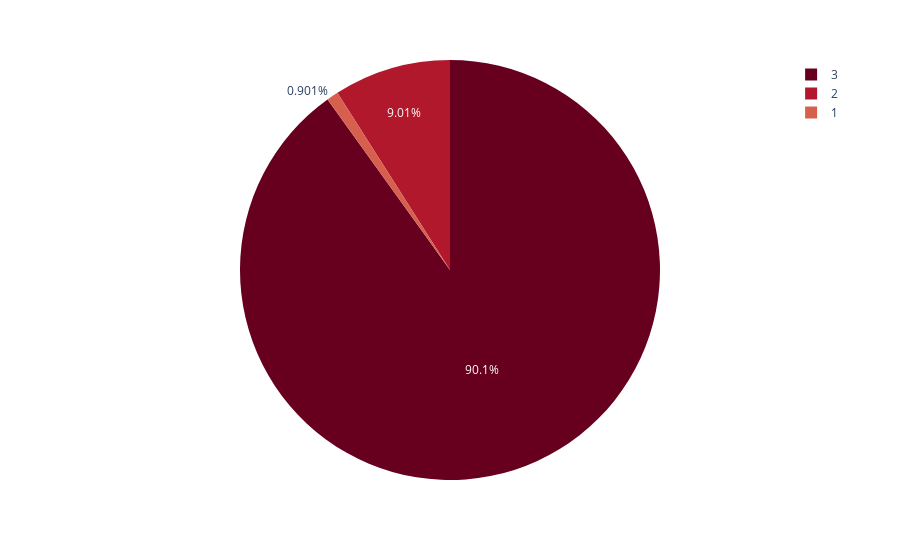

Notebook code cell kept with this figure:
### Code cell
import plotly.express as px

fig = px.pie(df, values='visitors', names='date', color_discrete_sequence=px.colors.sequential.RdBu)
fig.show()

### Figure 1 — Plotly figure (JSON) as saved in the notebook; plotly's stock layout.template omitted (floating-point values rounded to 4 significant figures)
{"data": [{"domain": {"x": [0, 1], "y": [0, 1]}, "hovertemplate": "date=%{label}<br>visitors=%{value}<extra></extra>", "labels": ["1", "2", "3"], "legendgroup": "", "name": "", "showlegend": true, "type": "pie", "values": [1, 10, 100]}], "layout": {"legend": {"tracegroupgap": 0}, "margin": {"t": 60}, "piecolorway": ["rgb(103,0,31)", "rgb(178,24,43)", "rgb(214,96,77)", "rgb(244,165,130)", "rgb(253,219,199)", "rgb(247,247,247)", "rgb(209,229,240)", "rgb(146,197,222)", "rgb(67,147,195)", "rgb(33,102,172)", "rgb(5,48,97)"]}}
